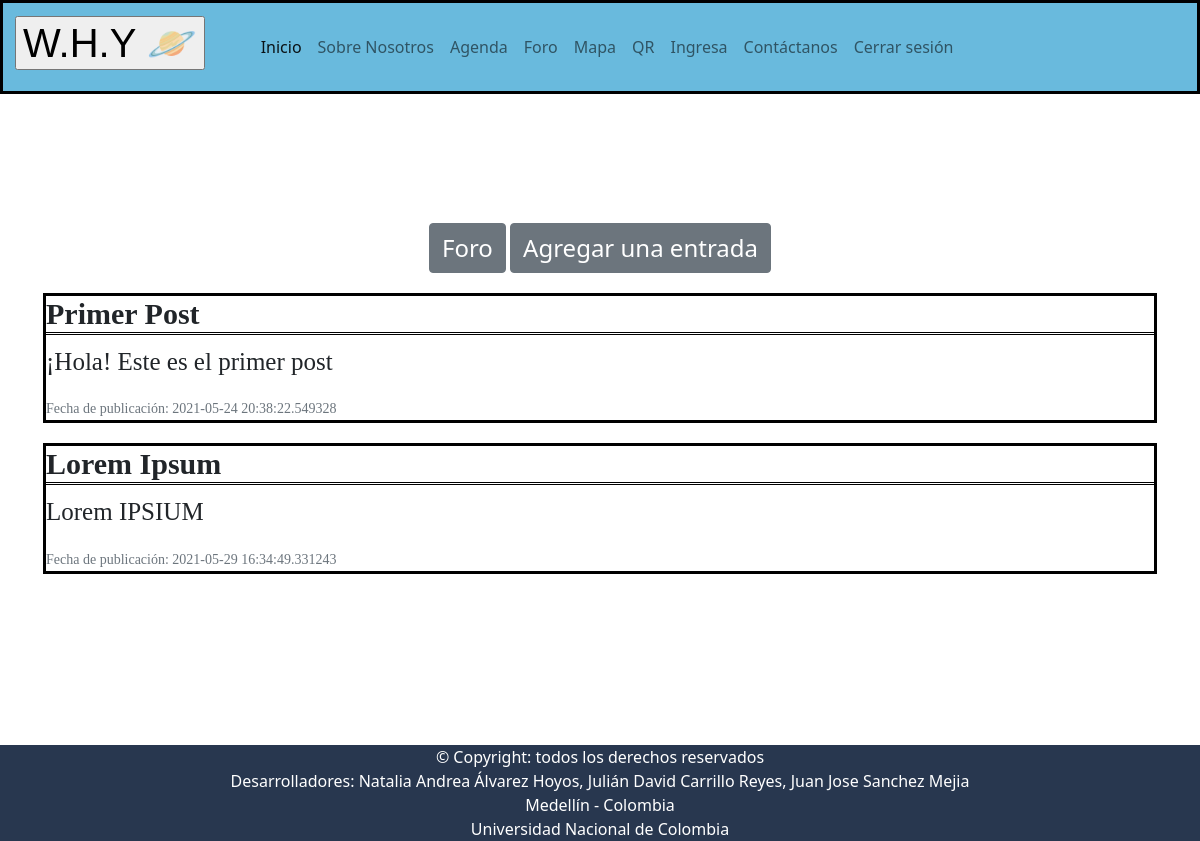
The app's page /foro with its own data.
### tables this page shows
CREATE TABLE foro(titulo TEXT NOT NULL, texto TEXT, nombre TEXT, fecha timestamp );

### main.py (the view)
@app.route('/foro')
def foro():
  con = sqlite3.connect('database.db')
  c = con.cursor()
  c.execute('SELECT * FROM  foro')
  posts = c.fetchall()
  c.close()
  return render_template("foro.html", posts=posts)

### templates/foro.html (shortened to what this page needs)
<!DOCTYPE html>
<html lang="en">
<link rel="stylesheet" href="static/foro.css">
<head>
	  <link href="https://cdn.jsdelivr.net/npm/bootstrap@5.0.0-beta3/dist/css/bootstrap.min.css" rel="stylesheet">
</head>
<body>
	<nav class="navbar navbar-expand-lg navbar-light" style="background-color: #69BADD; border: 3px solid; color: black; ">
		<div class="container-fluid ">
			<a class="navbar-brand " href="# ">
				<h1><strong><span style="color: #000000; font-family: Arial"><form action="/">
						<input type="submit" value= "W.H.Y 🪐" /></form> </strong></h1>
    <div class="collapse navbar-collapse " id="navbarNavAltMarkup ">
      <div class="navbar-nav ">
        <a class="nav-link active" aria-current="page"  href="/ ">Inicio</a>
        <a class="nav-link " href="/about">Sobre Nosotros</a>
        <a class="nav-link " href="/agenda"">Agenda</a>
        <a class="nav-link " href="/foro  ">Foro</a>
        <a class="nav-link " href="/mapa ">Mapa</a>
        <a class="nav-link " href="/QR">QR</a>
        <a class="nav-link " href="/login ">Ingresa</a>
        <a class="nav-link " href="/contact ">Contáctanos</a>
        <a class="nav-link " href="log_out ">Cerrar sesión</a>
      </div>
    </div>
  </div>
</nav>
<p>&nbsp;</p>
<body>
  <div class='container'>
    <p>&nbsp;</p>
    <center>
      <a class="btn btn-secondary" href="foro"
      role="button"> <font font size=5> Foro </font></a>
      <a class="btn btn-secondary" href="agregar_entrada"
      role="button"> <font font size=5> Agregar una entrada</font></a>
    </center>
    {% for post in posts %}
    <section>
        <h3> {{ post[0] }} </h3>
        <p> {{ post[1] }} </p>
        <small class= "text-muted" > Fecha de publicación: {{ post[3]}} </small>
      </section>
    {% endfor %}
  </div>
</body>
<p>&nbsp;</p>
<p>&nbsp;</p>
<p>&nbsp;</p>
  <footer  style="width:100%; margin-left: 0px;"  >
    <div class="copyright" style="background-color: #0d47a1;">
        <div class="container-fluid" style="background-color: #28374f; color: #ffffff; text-align: center;">
          ©  Copyright: todos los derechos reservados
        </div>
        <div class="container-fluid" style="background-color: #28374f; color: #ffffff; text-align: center;">
            Desarrolladores: Natalia Andrea Álvarez Hoyos, Julián David Carrillo Reyes, Juan Jose Sanchez Mejia
        </div>
        <div class="container-fluid" style="background-color: #28374f; color: #ffffff; text-align: center;">
          Medellín - Colombia
        </div>
        <div class="container-fluid" style="background-color: #28374f; color: #ffffff; text-align: center;">
          Universidad Nacional de Colombia
        </div>
    </div>
  </footer>
</body>
</html>

### static/foro.css (style rules this page uses)
body { background-image: url(https://wallpapercave.com/wp/wp6761080.jpg); background-size: cover; background-repeat: no-repeat; background-position: center; }
.container { background-color: rgba(255,255,255,0.1); height: 700 px; backdrop-filter: blur(2px); border: solid 1px rgba(255,255,255, 05); border-radius: 5px; width: 50%; margin-top: 50px; padding-bottom: 50px; }
.container section { border: solid black; border-width: auto; font-family: Baskerville; margin-top: 20px; }
.container h3 { font-weight: bold; font-size: 30px; border-bottom: black; border-bottom-style: double; }
.container p { font-size: 25px }

### records on screen
foro: titulo "Primer Post", texto "¡Hola! Este es el primer post", fecha "2021-05-24 20:38:22.549328"
foro: titulo "Lorem Ipsum", texto "Lorem IPSIUM", fecha "2021-05-29 16:34:49.331243"
